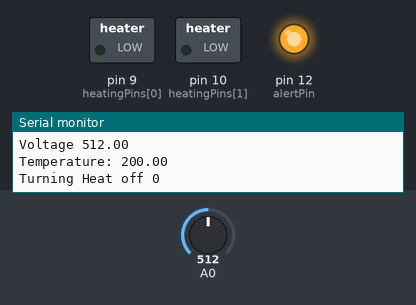
Bench run of a sketch on a simulated Arduino Uno, built with avr-gcc and run on an emulated ATmega328P. Parts: switched loads named in the sketch (green lamp = pin HIGH), output pins drawn as LEDs (lit = HIGH), the last lines printed to the serial monitor. Inputs (shaded band) come from the test bench; at power-on: A0 = 512. Pins used as bus, display or sensor lines are not drawn.

Above: at 6.8 s.
6.9 s: A0 set to 161
13.6 s: A0 set to 138
At 19.3 s:
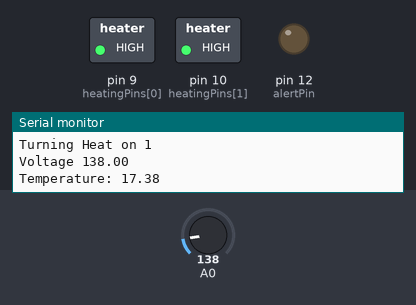
20.3 s: A0 set to 306
At 26.7 s:
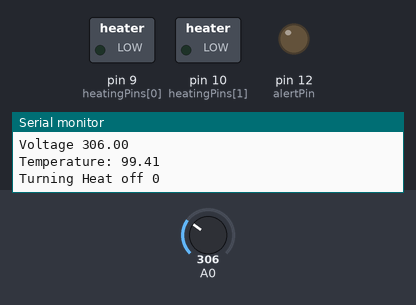
32.2 s: A0 set to 122
At 33.4 s:
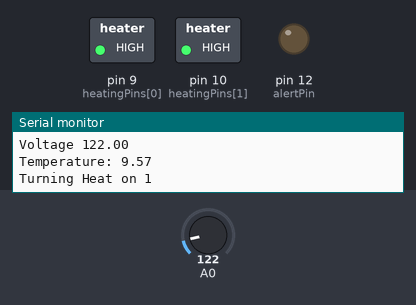
Timing chart, 0 to 35.2 s (numbered marks = the images above; inputs shaded):
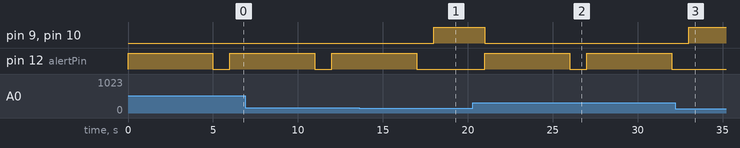

Measured:
- the behaviour switches between 154 and 153 on A0 (found by bisection; images 0 and 1)
- after the input at 13.6 s, pin 9 (heatingPins[0]), pin 10 (heatingPins[1]): LOW → HIGH after 4.4 s; pin 12 (alertPin): goes on until 17.0 s, then stays LOW
- after the input at 20.3 s, pin 9 (heatingPins[0]), pin 10 (heatingPins[1]): HIGH → LOW after 0.71 s; pin 12 (alertPin): alternates HIGH for 5.0 s and LOW for 1.0 s, starting after 0.71 s
- after the input at 32.2 s, pin 9 (heatingPins[0]), pin 10 (heatingPins[1]): LOW → HIGH after 0.81 s; pin 12 (alertPin): stays LOW (without the input it goes to HIGH after 0.81 s)

The sketch:

heatingPad.ino
```cpp
int temperaturePin = 0;
int heatingPins[] = {9, 10};
int alertPin = 12;

const int SECOND_TO_MILLIS = 1000;
const int IDEAL_TEMP_IN_CELSIUS = 25;
const int MAX_TEMPERATURE_VOLTAGE_READ = 1024;
const double OFFSET = 0.5;
const int DEGREES = 100;

bool isHeatingOn = false;

void setup() {
  Serial.begin(9600);
  pinMode(alertPin, OUTPUT);
  for (int i = 0; i < sizeof(heatingPins); i++) {
    pinMode(heatingPins[i], OUTPUT);
  }
}

void loop() {
  float temperature = getTemperature(temperaturePin);
  Serial.print("Temperature: ");
  Serial.println(temperature);
  if (temperature >= IDEAL_TEMP_IN_CELSIUS) {
    turnHeatOff(heatingPins);
    alert(alertPin);
  } else if (!isHeatingOn) {
    turnHeatOn(heatingPins);
  }
  delay(1 * SECOND_TO_MILLIS);
}

float getTemperature(int pin) {
  double voltage = (double)analogRead(pin);
  Serial.print("Voltage ");
  Serial.println(voltage);
  double temp = voltage / MAX_TEMPERATURE_VOLTAGE_READ; //find percentage of input reading
  temp *= 5;                                            //multiply by 5V to get voltage
  temp -= OFFSET;                                       //Subtract the offset
  return temp * DEGREES;                                //Convert to degrees
}

void alert(int pin) {
 digitalWrite(pin, HIGH);
 delay(5 * SECOND_TO_MILLIS);
 digitalWrite(pin, LOW);
}

void turnHeatOn(int pins[]) {
  for (int i = 0; i < sizeof(heatingPins); i++) {
    digitalWrite(pins[i], HIGH);
  }
  Serial.print("Turning Heat on ");
  isHeatingOn = true;
  Serial.println(isHeatingOn);
}

void turnHeatOff(int pins[]) {
  for (int i = 0; i < sizeof(heatingPins); i++) {
    digitalWrite(pins[i], LOW);
  }
  Serial.print("Turning Heat off ");
  isHeatingOn = false;
  Serial.println(isHeatingOn);
}
```
